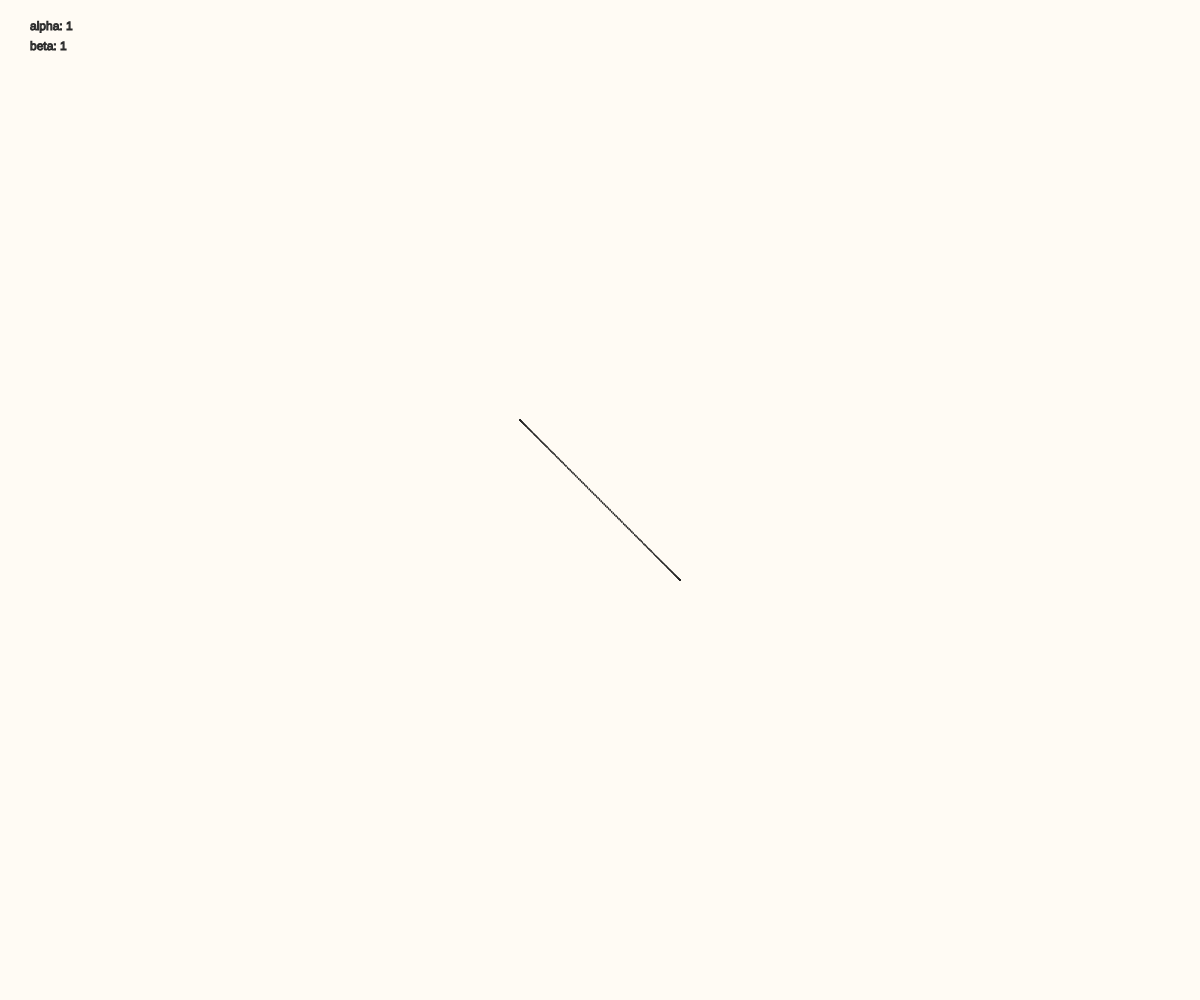
Frame 1 (no input)
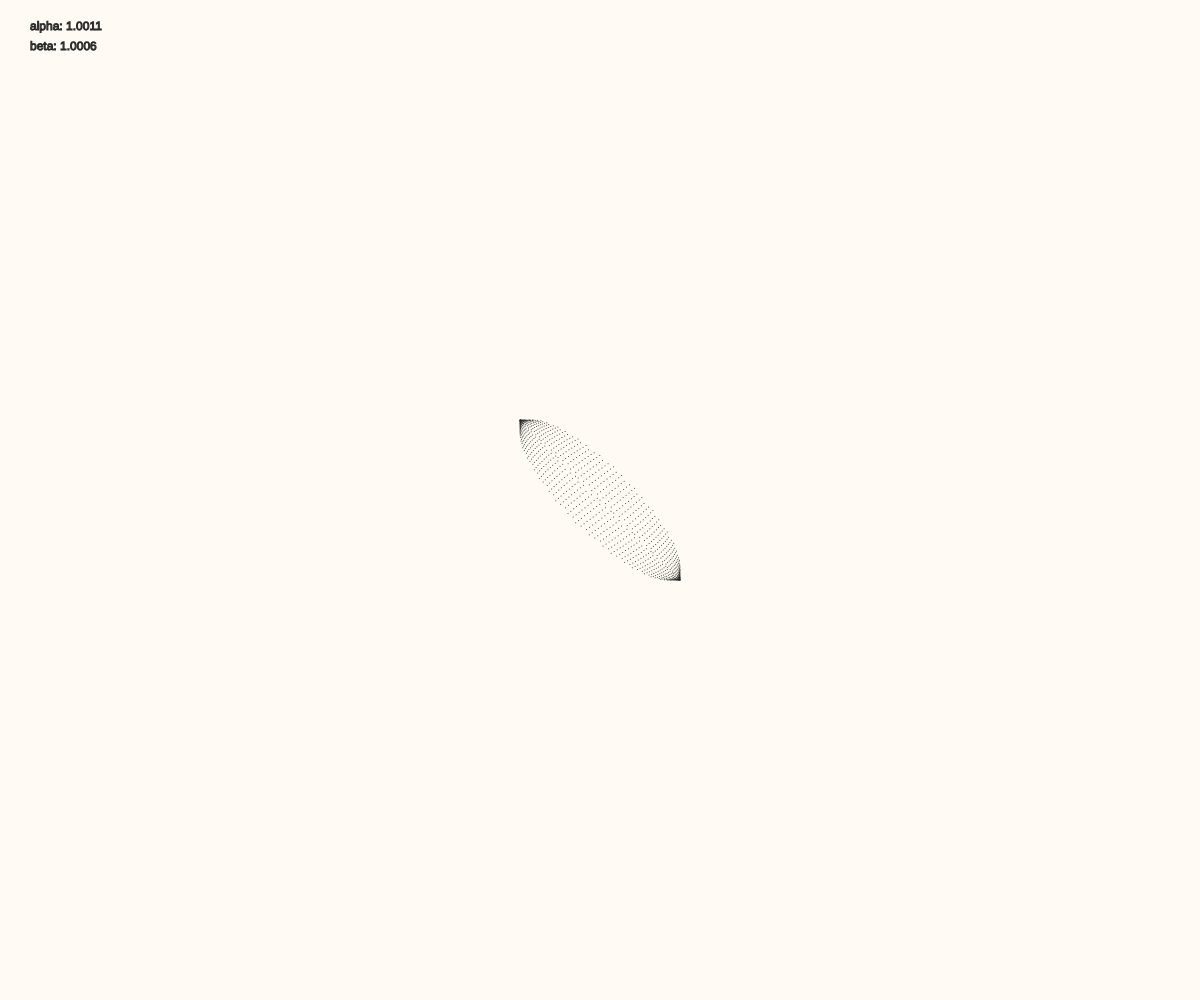
Frame 60 (no input)
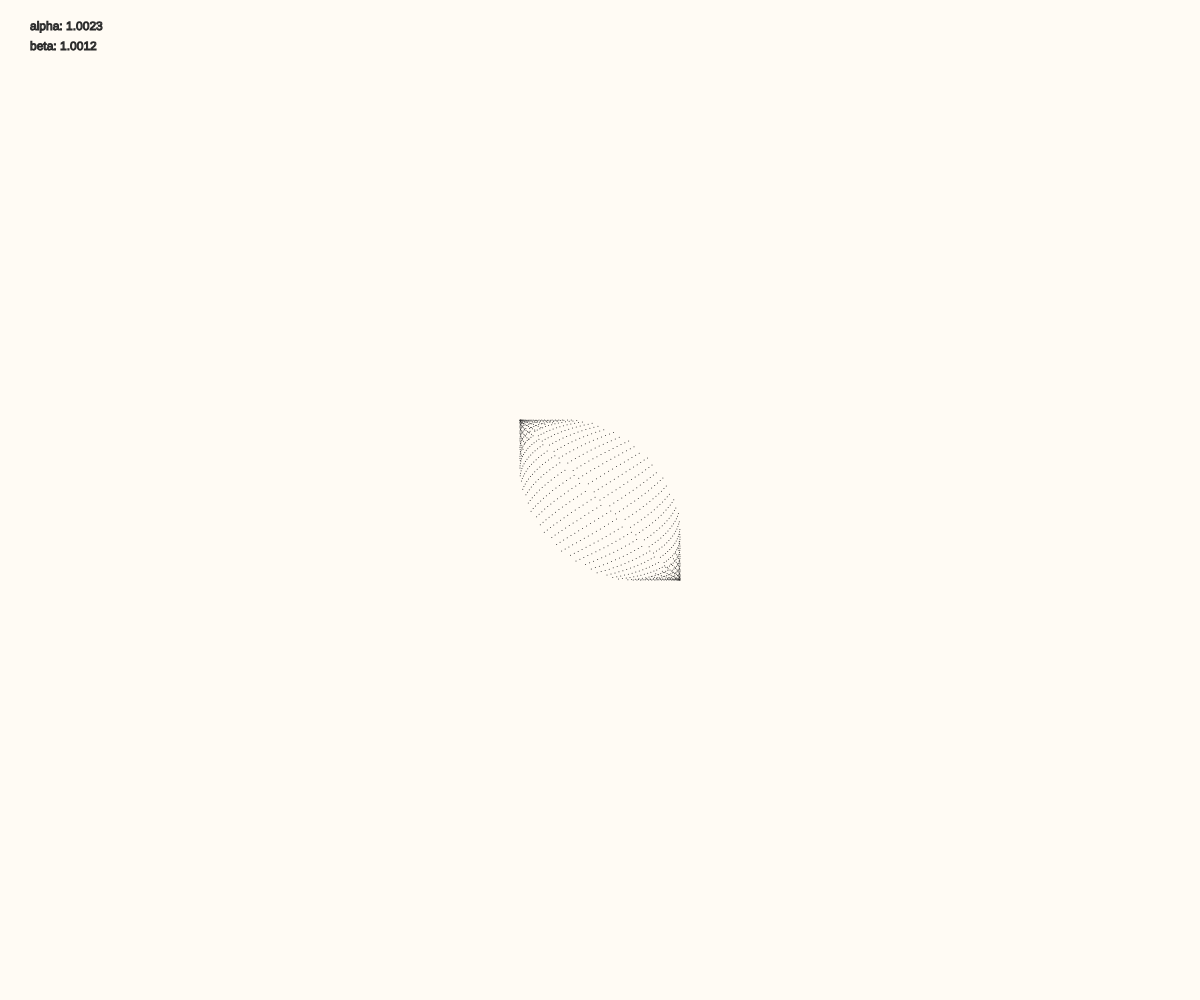
Frame 120 (the mouse pressed at the canvas centre since frame 60)

The p5.js sketch that drew these frames (run headless with seeded random() and noise() and a simulated clock; from frame 60 on, the mouse is pressed at the canvas centre):

// p5.js sketch
// ── sketch.js
var s = {};

var A = 0;
var B = 0;
var a = 1.0000; // alpha
var b = 1.0000; //beta
//var delta = PI / 2 * 0;
var delta;
var off = 0.0;
var margin = 20;
var xgo;
var ygo;

var X = (A, alpha, delta) => (x) => (t) => A * sin (alpha * t + delta) + x;
var Y = (B, beta) => (y) => (t) => B * sin (beta * t) + y;

function setup() {
  BACKGROUND = '#fffbf4'; //BACKGROUND = '#fcfaea';
  STROKE = '#282828';
  createCanvas(windowWidth - 0, windowHeight - 0);
  background(BACKGROUND);
  stroke(STROKE);
  noFill();
  //noLoop();
  strokeWeight(1);

  build();
}

function draw() {
  sketch();
}

// once
function build () {
}

// loop
function sketch () {
  background (BACKGROUND);

  A = 80;
  B = 80;
  a += 0.00002;
  b += 0.00001;
  delta = PI / 2 * 0;

  text ("alpha: " + floor (a * 10000) / 10000, 30, 30);
  text ("beta: " + floor (b * 10000) / 10000, 30, 50);

  xgo = X (A, a, delta) (width / 2);
  ygo = Y (B, b) (height / 2);

  for (let t = 0; t < 1000; t += 1.0) {
    //point (xgo(t) + random (-off, off), ygo(t) + random (-off, off));
    point (xgo(t), ygo(t));
  }
}
